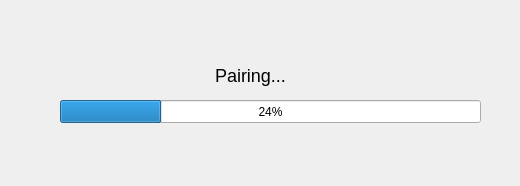
<?xml version="1.0" encoding="UTF-8"?>
<ui version="4.0">
 <class>pairing</class>
 <widget class="QDialog" name="pairing">
  <property name="geometry">
   <rect>
    <x>0</x>
    <y>0</y>
    <width>520</width>
    <height>186</height>
   </rect>
  </property>
  <property name="windowTitle">
   <string>Dialog</string>
  </property>
  <widget class="QProgressBar" name="pair_bar">
   <property name="geometry">
    <rect>
     <x>60</x>
     <y>100</y>
     <width>421</width>
     <height>23</height>
    </rect>
   </property>
   <property name="value">
    <number>24</number>
   </property>
  </widget>
  <widget class="QLabel" name="label">
   <property name="geometry">
    <rect>
     <x>60</x>
     <y>60</y>
     <width>381</width>
     <height>31</height>
    </rect>
   </property>
   <property name="font">
    <font>
     <pointsize>-1</pointsize>
    </font>
   </property>
   <property name="accessibleName">
    <string>0</string>
   </property>
   <property name="styleSheet">
    <string notr="true">font-size:18px</string>
   </property>
   <property name="frameShadow">
    <enum>QFrame::Plain</enum>
   </property>
   <property name="text">
    <string>Pairing...</string>
   </property>
   <property name="alignment">
    <set>Qt::AlignCenter</set>
   </property>
  </widget>
 </widget>
 <resources/>
 <connections/>
</ui>
